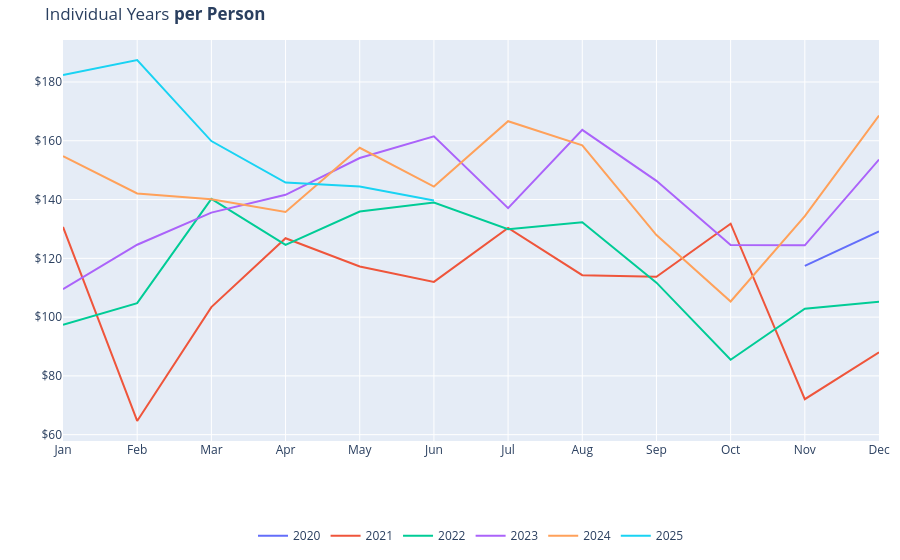

Notebook code cell kept with this figure:
### Markdown cell above
<hr>

### Code cell
import warnings

# uppress specific FutureWarning
warnings.filterwarnings("ignore", category=FutureWarning)

# group by Year and Month, then sum Amount
monthly_amount = df.groupby(["Year", "Month"])["Amount"].sum().reset_index()

# calculate amount per person
monthly_amount["Amount_per_person"] = monthly_amount["Amount"] / 3

# plot
fig = px.line(
    monthly_amount,
    x="Month",
    y="Amount_per_person",
    color="Year",
    title="Individual Years <b>per Person</b>",
    labels={
        "Month": "Month",
        "Amount_per_person": "Amount per Person ($)",
        "Year": "",
    },
)

# update x-axis to show month names
fig.update_layout(
    xaxis=dict(
        tickmode="array",
        tickvals=list(range(1, 13)),
        ticktext=[
            "Jan",
            "Feb",
            "Mar",
            "Apr",
            "May",
            "Jun",
            "Jul",
            "Aug",
            "Sep",
            "Oct",
            "Nov",
            "Dec",
        ],
    )
)

# format y-axis to show currency
fig.update_traces(hovertemplate="Month: %{x}<br>Amount per Person: $%{y:.2f}")


# format for mobile
fig.update_layout(
    xaxis=dict(title=""),
    yaxis=dict(
        title="",
        tickprefix="$",
    ),
    margin=dict(
        t=40,
        b=30,
        l=10,
        r=10,
    ),
    legend=dict(
        orientation="h",
        x=0.5,
        xanchor="center",
        y=-0.2,
    ),
)

fig.show()

### Figure 1 — Plotly figure (JSON) as saved in the notebook; plotly's stock layout.template omitted (floating-point values rounded to 4 significant figures)
{"data": [{"hovertemplate": "Month: %{x}<br>Amount per Person: $%{y:.2f}", "legendgroup": "2020", "line": {"color": "#636efa", "dash": "solid"}, "marker": {"symbol": "circle"}, "mode": "lines", "name": "2020", "orientation": "v", "showlegend": true, "type": "scatter", "x": [11, 12], "xaxis": "x", "y": [117.4, 129.2], "yaxis": "y"}, {"hovertemplate": "Month: %{x}<br>Amount per Person: $%{y:.2f}", "legendgroup": "2021", "line": {"color": "#EF553B", "dash": "solid"}, "marker": {"symbol": "circle"}, "mode": "lines", "name": "2021", "orientation": "v", "showlegend": true, "type": "scatter", "x": [1, 2, 3, 4, 5, 6, 7, 8, 9, 10, 11, 12], "xaxis": "x", "y": [130.7, 64.67, 103.4, 126.8, 117.2, 112.0, 130.3, 114.3, 113.7, 131.8, 72.07, 88.01], "yaxis": "y"}, {"hovertemplate": "Month: %{x}<br>Amount per Person: $%{y:.2f}", "legendgroup": "2022", "line": {"color": "#00cc96", "dash": "solid"}, "marker": {"symbol": "circle"}, "mode": "lines", "name": "2022", "orientation": "v", "showlegend": true, "type": "scatter", "x": [1, 2, 3, 4, 5, 6, 7, 8, 9, 10, 11, 12], "xaxis": "x", "y": [97.41, 104.8, 140.2, 124.6, 135.9, 139.0, 129.9, 132.3, 111.7, 85.49, 102.8, 105.2], "yaxis": "y"}, {"hovertemplate": "Month: %{x}<br>Amount per Person: $%{y:.2f}", "legendgroup": "2023", "line": {"color": "#ab63fa", "dash": "solid"}, "marker": {"symbol": "circle"}, "mode": "lines", "name": "2023", "orientation": "v", "showlegend": true, "type": "scatter", "x": [1, 2, 3, 4, 5, 6, 7, 8, 9, 10, 11, 12], "xaxis": "x", "y": [109.5, 124.6, 135.5, 141.6, 154.1, 161.5, 137.1, 163.7, 146.4, 124.5, 124.4, 153.6], "yaxis": "y"}, {"hovertemplate": "Month: %{x}<br>Amount per Person: $%{y:.2f}", "legendgroup": "2024", "line": {"color": "#FFA15A", "dash": "solid"}, "marker": {"symbol": "circle"}, "mode": "lines", "name": "2024", "orientation": "v", "showlegend": true, "type": "scatter", "x": [1, 2, 3, 4, 5, 6, 7, 8, 9, 10, 11, 12], "xaxis": "x", "y": [154.8, 142.1, 140.1, 135.8, 157.6, 144.4, 166.6, 158.5, 127.9, 105.3, 134.4, 168.6], "yaxis": "y"}, {"hovertemplate": "Month: %{x}<br>Amount per Person: $%{y:.2f}", "legendgroup": "2025", "line": {"color": "#19d3f3", "dash": "solid"}, "marker": {"symbol": "circle"}, "mode": "lines", "name": "2025", "orientation": "v", "showlegend": true, "type": "scatter", "x": [1, 2, 3, 4, 5, 6], "xaxis": "x", "y": [182.4, 187.5, 159.9, 145.8, 144.4, 139.7], "yaxis": "y"}], "layout": {"legend": {"orientation": "h", "title": {"text": ""}, "tracegroupgap": 0, "x": 0.5, "xanchor": "center", "y": -0.2}, "margin": {"b": 30, "l": 10, "r": 10, "t": 40}, "title": {"text": "Individual Years <b>per Person</b>"}, "xaxis": {"anchor": "y", "domain": [0, 1], "tickmode": "array", "ticktext": ["Jan", "Feb", "Mar", "Apr", "May", "Jun", "Jul", "Aug", "Sep", "Oct", "Nov", "Dec"], "tickvals": [1, 2, 3, 4, 5, 6, 7, 8, 9, 10, 11, 12], "title": {"text": ""}}, "yaxis": {"anchor": "x", "domain": [0, 1], "tickprefix": "$", "title": {"text": ""}}}}
